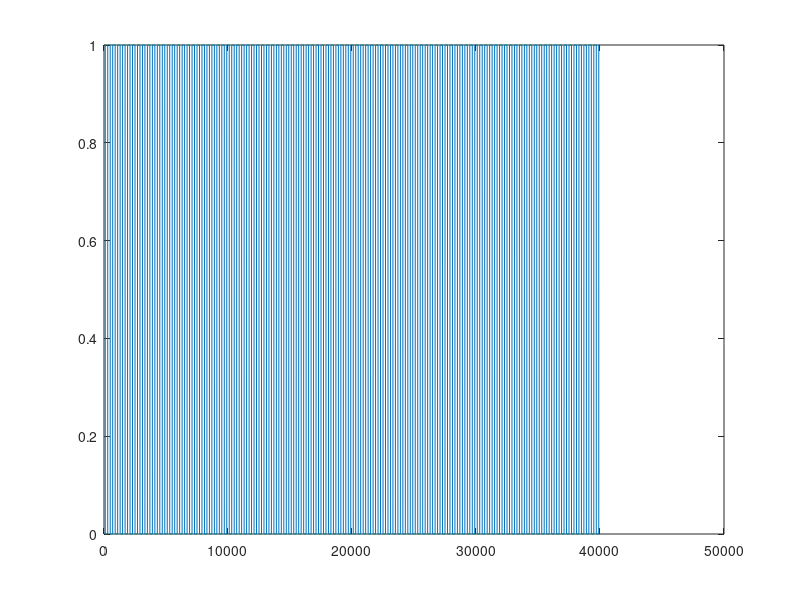
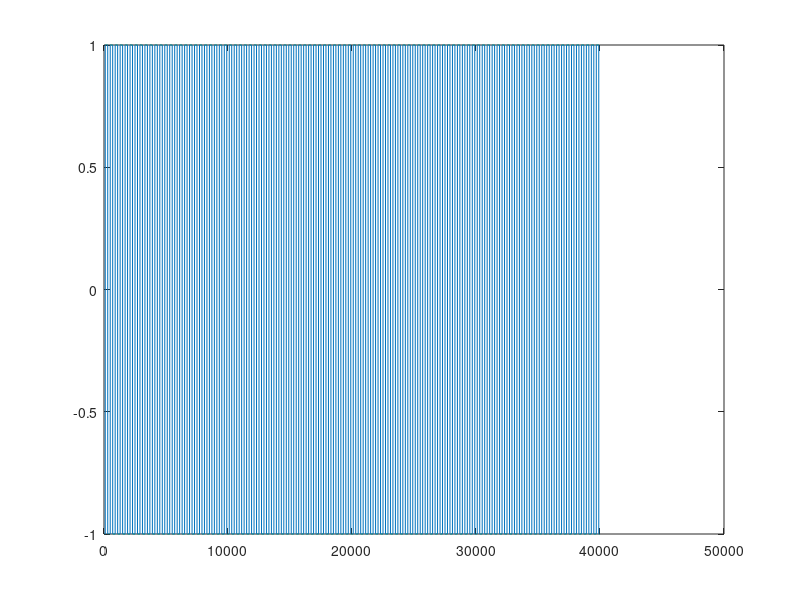
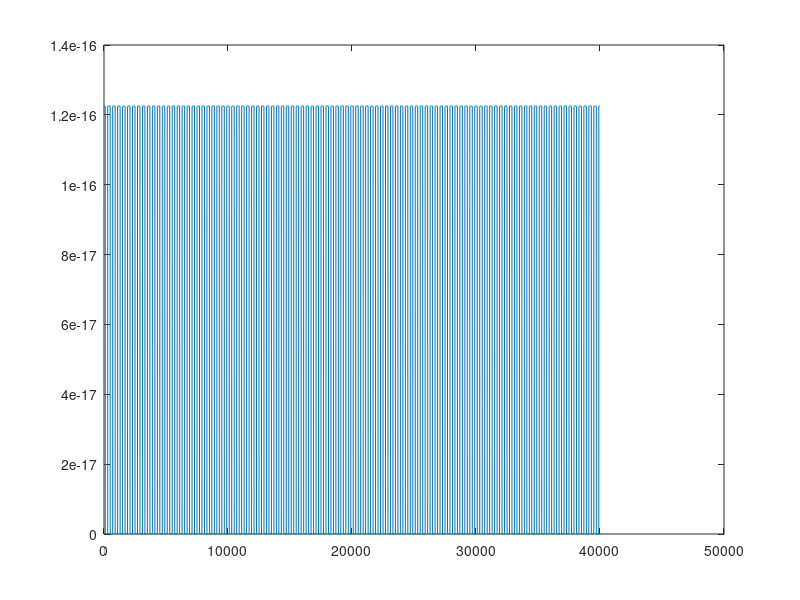

The MATLAB script that drew these images, in order:
%%

% %%

I_I0 = [0.0958];
mu_Au_30 = 2.752e1; % [cm2/g]
% mu_Au_30 = 2.349e1; % mu_en
mu_Au_40 = 1.298e1; % [cm2/g]
mu_Au_50 = 7.256; % [cm2/g]
mu_Au_45 = (mu_Au_40+mu_Au_50)/2;
mu_Au_60 = 4.528; % [cm2/g]
mu_Au_150 = 1.860; % [cm2/g]
% mu_Au_100 = 5.158; % [cm2/g]
mu_Au_100 = 2.027; % mu_en
mu_Pb_100 = 5.549; % [cm2/g]
mu_Pb_150 = 2.014; % [cm2/g]
mu_Fe_60 = 1.205; % [cm2/g]
mu_Si_60 = 3.207e-01; % [cm2/g]


rho_Au = 1.932e1; % [g/cm3]
rho_Pb = 1.135e1; % [g/cm3]
rho_Fe = 7.874; % [g/cm3]
rho_Si = 2.3290; % [g/cm3]

h_G2 = -log(I_I0)/(mu_Au_50*rho_Au); % [cm]
% h = -log(I_I0)/(mu_Fe_60*rho_Fe) % [cm]
h_G2 = h_G2*1e4 % [um]

%% Grating weight

rho_Au = 1.932e1; % [g/cm3]
rho_Au = rho_Au * 1e6; % [g/m3]
rho_Si = 2.3290; % [g/cm3]
rho_Si = rho_Si * 1e6; % [g/m3]

height = 120; % [um]
height = height * 1e-6; % [m]

extra_gold = 10; % [um]
extra_gold = extra_gold * 1e-6; % [m]

dc = 0.5;

wafer_height = 200; % [um]
wafer_height = wafer_height * 1e-6; % [m]

wafer_size = 8; % [cm], 6cm with edges
wafer_size = wafer_size * 1e-2; % [m]

si_volume = wafer_size^2*(wafer_height + dc*height); % [m3]
si_weight = si_volume*rho_Si % [g]

au_volume = wafer_size^2*(dc*height + extra_gold); % [m3]
au_weight = au_volume*rho_Au % [g]

total_grating_weight = si_weight + au_weight % [g]

rho_PMMA = 1.18; % [g/cm3]
rho_PMMA = rho_PMMA * 1e6; % [g/m3]

support_height = 2; % [mm]
support_height = support_height * 1e-3; % [m]

PMMA_volume = wafer_size^2*support_height;
PMMA_weight = PMMA_volume*rho_PMMA % [g]

total_weight = total_grating_weight + PMMA_weight % [g]

%%

total_weight = 2000; % [g]

r = 0.5; % [m]
u = 2*pi*r %[m]
rpm = 50;
rps = rpm/60; % [Hz]

v = u*rps % [m/s]
% total_grating_weight = total_grating_weight * 1e-3 ; % [kg]
% F = total_grating_weight * v^2 / r % [N = kg * m/s^2]
total_weight = total_weight * 1e-3 ; % [kg]
F_total = total_weight * v^2 / r % [N]

%%

h = 120; % [um]
h = h/1e4; % [cm]


I_I0 = exp(-mu_Au_45*rho_Au*h)
% I_I0 = exp(-mu_Si_30*rho_Si*h)

%%

% Aspect ratio
aspr = 40; % aspr = 2*h/p
% possible pitch
p2 = 2*h_G2/aspr

%% Phase shift

delta_SI_60 = 0.13402e-06; % []
lambda_60 = 0.020664; % [nm]
lambda_60 = lambda_60*1e-7; % [cm]

delta_SI_50 = 0.19305E-06; % []
lambda_50 = 0.0247968; % [nm]
lambda_50 = lambda_50*1e-7; % [cm]

delta_SI_40 = 0.30180E-06; % []
lambda_40 = 0.030996; % [nm]
lambda_40 = lambda_40*1e-7; % [cm]

delta_SI_30 = 0.53707E-06; % []
lambda_30 = 0.0413281; % [nm]
lambda_30 = lambda_30*1e-7; % [cm]

delta_SI_28 = 0.61673E-06; % []
lambda_28 = 0.0442801; % [nm]
lambda_28 = lambda_28*1e-7; % [cm]

delta_SI_25 = 0.77406E-06; % []
lambda_25 = 0.0495937; % [nm]
lambda_25 = lambda_25*1e-7; % [cm]

type = pi;
% type = pi/2;

h_G1 = (type*lambda_25)/(2*pi*delta_SI_25); % [cm]
h_G1 = h_G1*1e4 % [um]

h_G1 = (type*lambda_30)/(2*pi*delta_SI_30); % [cm]
h_G1 = h_G1*1e4 % [um]

% possible pitch
p1 = 2*h_G1/aspr

%%

% b = 0.5;
% m = (100-0.5)/420;
% x = 320; % [mm]
% 
% f = b + m*x
%%

% x = [20:0.01:40]*1e4; % [um]
% 
% m_50 = 50/60e4;
% y_50 = m_50*x;
% m_40 = 40/60e4;
% y_40 = m_40*x;
% m_60 = 60/60e4;
% y_60 = m_60*x;
% 
% figure()
% plot(x*1e-4, 2*y_40, 'r', x*1e-4, 2*y_50,x*1e-4, 2*y_60, 'g')
% legend('G2: 80 um', 'G2: 100 um', 'G2: 120 um')
% xlabel('Distance source to G1 [cm]')
% ylabel('G1 thickness [um]')
% title('Thicknes of G1 depending in distance from sourve to G1')
% 
% %%
% 
% x = [0:0.01:2*pi];
% 
% y_flat = 1+sin(x);
% y_breast = 0.8+0.9*sin(x-0.4);
% y_interest = 0.7+0.8*sin(x-0.5);
% 
% figure()
% % plot(x, y_flat, 'r', x, y_breast, x, y_interest, 'g')
% % legend('Flat', 'Breast tissue', 'Lesion')
% plot(x, y_flat, 'r', x, y_breast)
% legend('Flat', 'Breast')
% xlabel('dx')
% ylabel('PSC')
% %title('Thicknes of G1 depending in distance from sourve to G1')


%%

a = 60; % [um]
a = a*1e-6; % [m]
ga = sqrt(3/8);

l = 30; % [cm]
l = l*1e-2; % [m]
lambda_p = 0.243106; % [A]
lambda_p = lambda_p*1e-1; % [nm]
lambda_p = lambda_p*1e-9; % [m]
dc = 0.5;
g0 = 4.8621; % [um]
g0 = g0*1e-6; % [m]
ex = (l*lambda_p)/(2*pi*g0*dc); % [m]
% ex = ex*1e9; % [um]

dphi = 11.42;
dmu = 0.0098;
f = 1.2;

n = (2/exp(1))/f*(ga^2/a^2)*ex^2*(dphi/dmu)^2


%
g1 = 6; % [um]
g1 = g1*1e-6; % [m]
n=[1, 3, 5];
Dn = n.*(g1/2)^2/(2*lambda_p); % [m] (pick the one that is smaller than l!)
Dn = Dn(Dn<l);
d2 = l*Dn./(l-Dn); % [m]
s_total = l+d2; % [m]
g0 = (l/d2)*((l+d2)/l)*g1/2; % [m]
g0*1e6 % [um]
%

s = (2*lambda_p*d2)/g1;
v_eff = exp(-s^2/(2*ex^2));
v_eff = 0.1
e_orig = sqrt(2)*v_eff*(l*lambda_p/g1)*(dphi/dmu);
n = (ga^2/a^2)*e_orig^2


%%

t = -200:0.01:200;       % sample freq (um)
d = -200:4:200;           % repetition frequency

w = 2;

pulse_train = pulstran(t, d, 'rectpuls', w);

figure
plot(pulse_train)


transmission_function = exp(1i*pi.*pulse_train);

figure
plot(real(transmission_function))
figure
plot(imag(transmission_function))